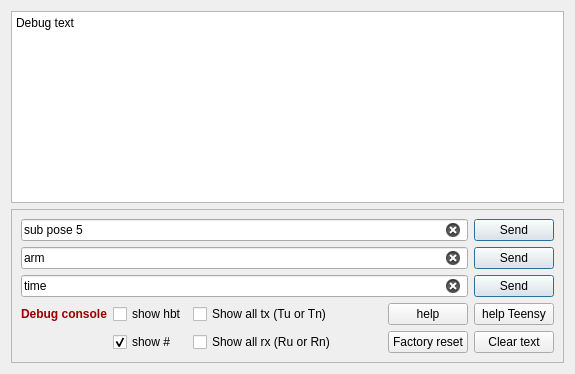
       <widget class="QWidget" name="tab_debug">
        <attribute name="title">
         <string>Debug</string>
        </attribute>
        <layout class="QVBoxLayout" name="verticalLayout">
         <item>
          <widget class="QPlainTextEdit" name="textEdit_debug_text">
           <property name="lineWrapMode">
            <enum>QPlainTextEdit::NoWrap</enum>
           </property>
           <property name="plainText">
            <string notr="true">Debug text</string>
           </property>
           <property name="tabStopWidth">
            <number>80</number>
           </property>
           <property name="cursorWidth">
            <number>3</number>
           </property>
          </widget>
         </item>
         <item>
          <widget class="QFrame" name="frame_debug">
           <property name="frameShape">
            <enum>QFrame::StyledPanel</enum>
           </property>
           <property name="frameShadow">
            <enum>QFrame::Raised</enum>
           </property>
           <layout class="QGridLayout" name="gridLayout_5">
            <item row="4" column="0">
             <widget class="QLabel" name="label_debug_rx_cnt">
              <property name="text">
               <string>&lt;html&gt;&lt;head/&gt;&lt;body&gt;&lt;p&gt;&lt;span style=&quot; font-weight:600; color:#990000;&quot;&gt;Debug console&lt;/span&gt;&lt;/p&gt;&lt;/body&gt;&lt;/html&gt;</string>
              </property>
              <property name="buddy">
               <cstring>checkBox_debug_show_all_rx</cstring>
              </property>
             </widget>
            </item>
            <item row="9" column="1">
             <widget class="QCheckBox" name="checkBox_debug_show_all_hash">
              <property name="toolTip">
               <string>&lt;html&gt;&lt;head/&gt;&lt;body&gt;&lt;p&gt;Most debug messages are preceded by a #&lt;br/&gt;should those messages be shown as text?&lt;/p&gt;&lt;/body&gt;&lt;/html&gt;</string>
              </property>
              <property name="text">
               <string>show #</string>
              </property>
              <property name="checked">
               <bool>true</bool>
              </property>
             </widget>
            </item>
            <item row="4" column="2">
             <widget class="QCheckBox" name="checkBox_debug_show_all_tx">
              <property name="toolTip">
               <string>&lt;html&gt;&lt;head/&gt;&lt;body&gt;&lt;p&gt;Should all transmitted messages be shown as text (not including heartbeat and # messages).&lt;/p&gt;&lt;p&gt;(Tu) is to USB&lt;br/&gt;(Tn) is to network&lt;/p&gt;&lt;/body&gt;&lt;/html&gt;</string>
              </property>
              <property name="text">
               <string>Show all tx (Tu or Tn)</string>
              </property>
             </widget>
            </item>
            <item row="4" column="5">
             <widget class="QPushButton" name="pushButton_debug_help_teensy">
              <property name="text">
               <string>help Teensy</string>
              </property>
             </widget>
            </item>
            <item row="4" column="4">
             <widget class="QPushButton" name="pushButton_debug_help">
              <property name="text">
               <string>help</string>
              </property>
             </widget>
            </item>
            <item row="9" column="2">
             <widget class="QCheckBox" name="checkBox_debug_show_all_rx">
              <property name="toolTip">
               <string>&lt;html&gt;&lt;head/&gt;&lt;body&gt;&lt;p&gt;Should all received messages be shown as text&lt;br/&gt;(not including heartbeat and # messages).&lt;/p&gt;&lt;p&gt;(Ru) is from USB&lt;br/&gt;(Rn) is from network&lt;/p&gt;&lt;/body&gt;&lt;/html&gt;</string>
              </property>
              <property name="text">
               <string>Show all rx (Ru or Rn)</string>
              </property>
             </widget>
            </item>
            <item row="4" column="1">
             <widget class="QCheckBox" name="checkBox_debug_show_hbt">
              <property name="toolTip">
               <string>&lt;html&gt;&lt;head/&gt;&lt;body&gt;&lt;p&gt;Should heart-beat messages be shown as text?&lt;/p&gt;&lt;/body&gt;&lt;/html&gt;</string>
              </property>
              <property name="text">
               <string>show hbt</string>
              </property>
             </widget>
            </item>
            <item row="4" column="3">
             <spacer name="horizontalSpacer_17">
              <property name="orientation">
               <enum>Qt::Horizontal</enum>
              </property>
              <property name="sizeHint" stdset="0">
               <size>
                <width>40</width>
                <height>20</height>
               </size>
              </property>
             </spacer>
            </item>
            <item row="2" column="5">
             <widget class="QPushButton" name="pushButton_debug_send_3">
              <property name="text">
               <string>Send</string>
              </property>
              <property name="autoDefault">
               <bool>true</bool>
              </property>
              <property name="default">
               <bool>true</bool>
              </property>
             </widget>
            </item>
            <item row="1" column="5">
             <widget class="QPushButton" name="pushButton_debug_send_2">
              <property name="text">
               <string>Send</string>
              </property>
              <property name="autoDefault">
               <bool>true</bool>
              </property>
              <property name="default">
               <bool>true</bool>
              </property>
             </widget>
            </item>
            <item row="0" column="5">
             <widget class="QPushButton" name="pushButton_debug_send">
              <property name="text">
               <string>Send</string>
              </property>
              <property name="autoDefault">
               <bool>true</bool>
              </property>
              <property name="default">
               <bool>true</bool>
              </property>
             </widget>
            </item>
            <item row="1" column="0" colspan="5">
             <widget class="QLineEdit" name="lineEdit_debug_command_2">
              <property name="toolTip">
               <string>&lt;html&gt;&lt;head/&gt;&lt;body&gt;&lt;p&gt;If connected using 'net connect',&lt;br/&gt;then add: &amp;quot;teensy&amp;quot; in front of message to send to Teensy.&lt;/p&gt;&lt;/body&gt;&lt;/html&gt;</string>
              </property>
              <property name="text">
               <string>arm</string>
              </property>
              <property name="clearButtonEnabled">
               <bool>true</bool>
              </property>
             </widget>
            </item>
            <item row="0" column="0" colspan="5">
             <widget class="QLineEdit" name="lineEdit_debug_command">
              <property name="toolTip">
               <string>&lt;html&gt;&lt;head/&gt;&lt;body&gt;&lt;p&gt;If connected using 'net connect',&lt;br/&gt;then add: &amp;quot;teensy&amp;quot; in front of message to send to Teensy.&lt;/p&gt;&lt;/body&gt;&lt;/html&gt;</string>
              </property>
              <property name="text">
               <string>sub pose 5</string>
              </property>
              <property name="clearButtonEnabled">
               <bool>true</bool>
              </property>
             </widget>
            </item>
            <item row="2" column="0" colspan="5">
             <widget class="QLineEdit" name="lineEdit_debug_command_3">
              <property name="toolTip">
               <string>&lt;html&gt;&lt;head/&gt;&lt;body&gt;&lt;p&gt;If connected using 'net connect',&lt;br/&gt;then add: &amp;quot;teensy&amp;quot; in front of message to send to Teensy.&lt;/p&gt;&lt;p&gt;(is not needed for 'USB connect').&lt;/p&gt;&lt;/body&gt;&lt;/html&gt;</string>
              </property>
              <property name="text">
               <string>time</string>
              </property>
              <property name="clearButtonEnabled">
               <bool>true</bool>
              </property>
             </widget>
            </item>
            <item row="9" column="5">
             <widget class="QPushButton" name="pushButton_debug_clear">
              <property name="text">
               <string>Clear text</string>
              </property>
             </widget>
            </item>
            <item row="9" column="4">
             <widget class="QPushButton" name="pushButton_factory_reset">
              <property name="toolTip">
               <string>&lt;html&gt;&lt;head/&gt;&lt;body&gt;&lt;p&gt;Make all settings in flash - except magnetometer calibration if using drone-board - invalid and load default values at next boot (power cycle).&lt;/p&gt;&lt;p&gt;Actually sets ID to 0 and saves to flash.&lt;/p&gt;&lt;p&gt;To undo: give an ID (setidx ID) and 'save to flash' (eew) before power cycle&lt;/p&gt;&lt;/body&gt;&lt;/html&gt;</string>
              </property>
              <property name="text">
               <string>Factory reset</string>
              </property>
             </widget>
            </item>
           </layout>
          </widget>
         </item>
        </layout>
       </widget>
